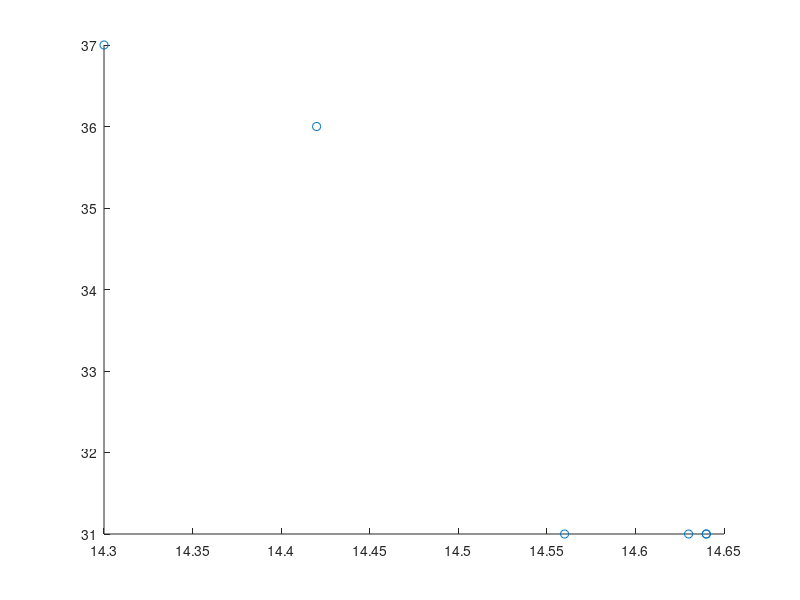

Source code (MATLAB): (Note: this script raises an error after producing the figure.)
J = [14.3 14.42 14.56 14.63 14.64 14.64];
t = [37 36 31 31 31 31];
wage = 30;

scatter(J, t);
w = checkBest(J, t, wage);
print('screeny/5bscatter.png','-dpng','-r400');
display(w)

function [w] = checkBest(J, t, wage)
w = [0 0];
c = 10000;
for i = 1:length(J)
    squaresSum = wage*J(i)^2 + t(i)^2;
    module = sqrt(squaresSum);
    if module < c
        c = module;
        w(1) = J(i);
        w(2) = t(i);
    end
end
end

